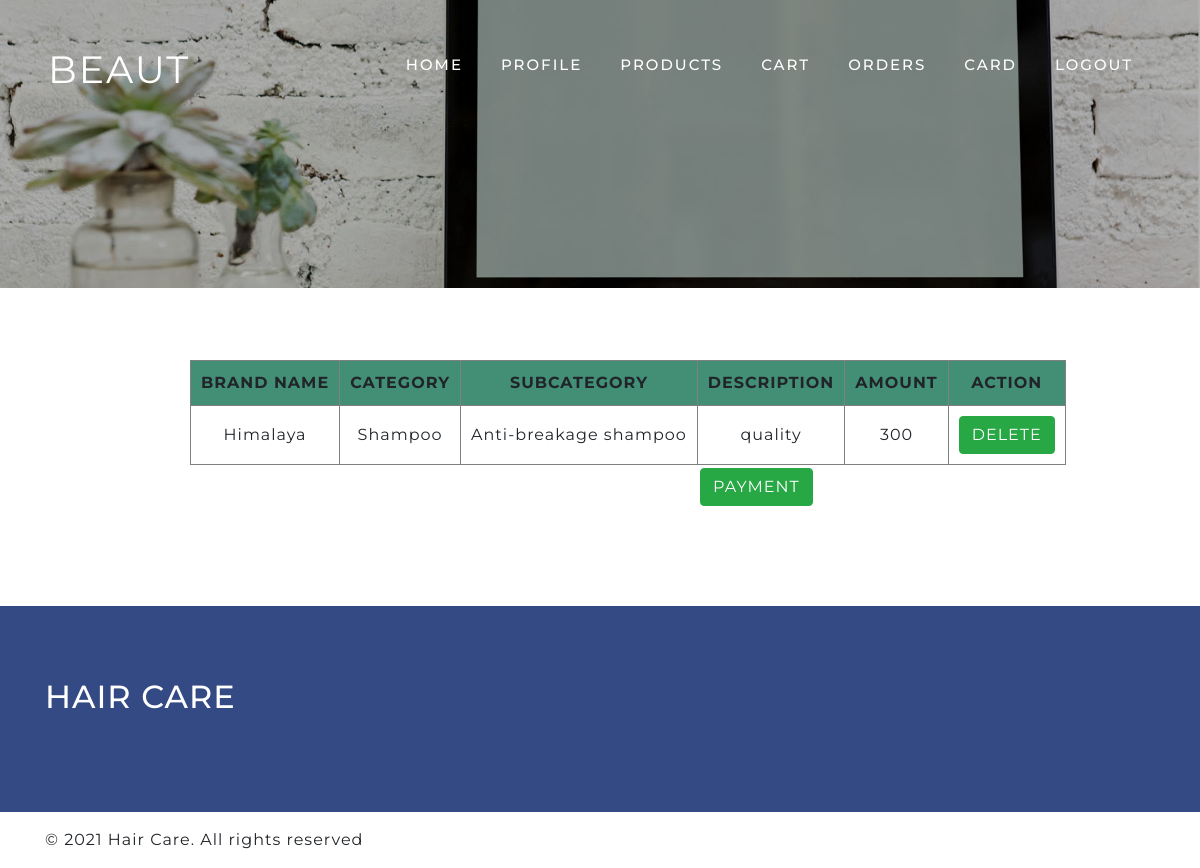
/customer/vieworderdetails.php?orderid=3 (signed in), run on the app's committed database.
### tables this page shows
CREATE TABLE IF NOT EXISTS `tbl_cmaster` (
  `orderid` int(11) NOT NULL AUTO_INCREMENT,
  `custid` int(11) NOT NULL,
  `totalprice` int(11) NOT NULL,
  `status` varchar(15) NOT NULL,
  PRIMARY KEY (`orderid`)
);

CREATE TABLE IF NOT EXISTS `tbl_product` (
  `id` int(11) NOT NULL AUTO_INCREMENT,
  `pname` varchar(50) NOT NULL,
  `cat` varchar(50) NOT NULL,
  `description` varchar(50) NOT NULL,
  `itemimage` varchar(100) NOT NULL,
  `rate` varchar(50) NOT NULL,
  `stock` int(12) NOT NULL,
  `status` int(11) NOT NULL,
  `scat` varchar(40) NOT NULL,
  `starvalue` int(11) NOT NULL,
  PRIMARY KEY (`id`)
);

CREATE TABLE IF NOT EXISTS `tbl_category` (
  `id` int(11) NOT NULL AUTO_INCREMENT,
  `cname` varchar(50) NOT NULL,
  `status` int(11) NOT NULL,
  PRIMARY KEY (`id`)
);

CREATE TABLE IF NOT EXISTS `tbl_subcat` (
  `scid` int(11) NOT NULL AUTO_INCREMENT,
  `catid` varchar(30) NOT NULL,
  `category` varchar(30) NOT NULL,
  `status` varchar(20) NOT NULL,
  PRIMARY KEY (`scid`)
);

CREATE TABLE IF NOT EXISTS `tbl_cchild` (
  `cchildid` int(11) NOT NULL AUTO_INCREMENT,
  `cmasterid` int(11) NOT NULL,
  `itemid` int(11) NOT NULL,
  `qty` int(11) NOT NULL,
  `totalprice` int(11) NOT NULL,
  `date` date NOT NULL,
  `custid` int(11) NOT NULL,
  PRIMARY KEY (`cchildid`)
);

### customer/vieworderdetails.php (the view, shortened to what this page needs)
<?php
include 'customerbase.php';
?>
<br><br>
    <br>
<?php
    $custid = $_SESSION['id'];
    $orderid=$_GET['orderid'];
    include '../connection.php';
    $qry = mysqli_query($conn,"SELECT tbl_cmaster.orderid,tbl_cchild.totalprice,tbl_cchild.date,tbl_product.id,tbl_product.pname,tbl_product.description,tbl_category.cname,tbl_subcat.category from tbl_cmaster,tbl_cchild,tbl_product,tbl_subcat,tbl_category where tbl_cmaster.orderid=tbl_cchild.cmasterid and tbl_cmaster.custid=tbl_cchild.custid and tbl_product.id=tbl_cchild.itemid and tbl_cmaster.custid='$custid' and tbl_cchild.cmasterid='$orderid' and tbl_product.cat=tbl_category.id and tbl_product.scat=tbl_subcat.scid");
if (mysqli_fetch_array($qry) > 0) {
    ?>
<table border="1" style="margin-left:190px;">
    <th> BRAND NAME  </th>
    <th> CATEGORY </th>
    <th> SUBCATEGORY   </th>
    <th> DESCRIPTION</th>
    <th>AMOUNT </th>
    <th>ACTION </th>
    <?php
    $orderid=$_GET['orderid'];
    include '../connection.php';
    $qry = mysqli_query($conn,"SELECT tbl_cmaster.orderid,tbl_cchild.totalprice,tbl_cchild.date,tbl_product.id,tbl_product.pname,tbl_product.description,tbl_category.cname,tbl_subcat.category from tbl_cmaster,tbl_cchild,tbl_product,tbl_subcat,tbl_category where tbl_cmaster.orderid=tbl_cchild.cmasterid and tbl_cmaster.custid=tbl_cchild.custid and tbl_product.id=tbl_cchild.itemid and tbl_cmaster.custid='$custid' and tbl_cchild.cmasterid='$orderid' and tbl_product.cat=tbl_category.id and tbl_product.scat=tbl_subcat.scid");
if (mysqli_fetch_array($qry) > 0) {
     $qry = mysqli_query($conn,"SELECT tbl_cmaster.orderid,tbl_cchild.cchildid,tbl_cchild.qty,tbl_cchild.totalprice,tbl_cchild.date,tbl_product.id,tbl_product.pname,tbl_product.description,tbl_category.cname,tbl_subcat.category from tbl_cmaster,tbl_cchild,tbl_product,tbl_subcat,tbl_category where tbl_cmaster.orderid=tbl_cchild.cmasterid and tbl_cmaster.custid=tbl_cchild.custid and tbl_product.id=tbl_cchild.itemid and tbl_cmaster.custid='$custid' and tbl_cchild.cmasterid='$orderid' and tbl_product.cat=tbl_category.id and tbl_product.scat=tbl_subcat.scid");
        while ($row = mysqli_fetch_array($qry)) {
        echo '<tr><td>' . $row['pname'] . '</td><td>' . $row['cname'] . '</td><td>' . $row['category'] . '</td><td>' . $row['description'] . '</td><td>' . $row['totalprice'] . '</td><td><a href="deletecart.php?childid=' . $row['cchildid'] . '&orderid='.$orderid.'&qty='. $row['qty'] .'&pdtid='. $row['id'] .'" class="btn btn-success">DELETE</a></td></tr>';
    }
    ?>
</table>
<?php
 echo '<h2 style="margin-left:700px;"><a class="btn btn-success" href="pay.php?orderid='.$orderid.'" >PAYMENT</a></h2>';
}
}
 ?>
<?php
include '../footer.php';
?>

### web/css/style.css (style rules this page uses)
html, body { padding: 0; margin: 0; background: #fff; letter-spacing: 1px; font-family: 'Montserrat', sans-serif; }
body a { outline: none; transition: 0.5s all; -webkit-transition: 0.5s all; -moz-transition: 0.5s all; -o-transition: 0.5s all; -ms-transition: 0.5s all; text-decoration: none; }
h1, h2, h3, h4, h5, h6 { margin: 0; padding: 0; font-family: 'Montserrat', sans-serif; letter-spacing: 1px; }
a { color: #fff; text-decoration: none; }

### customer/vieworderdetails.php (style rules this page uses)
th { background-color:rgb(66, 143, 117); }
th,td { padding:10px; text-align:center; }

### data on the page
tbl_cmaster: tbl_product.pname "Himalaya", tbl_category.cname "Shampoo", tbl_subcat.category "Anti-breakage shampoo", tbl_product.description "quality", tbl_cchild.totalprice "300"
